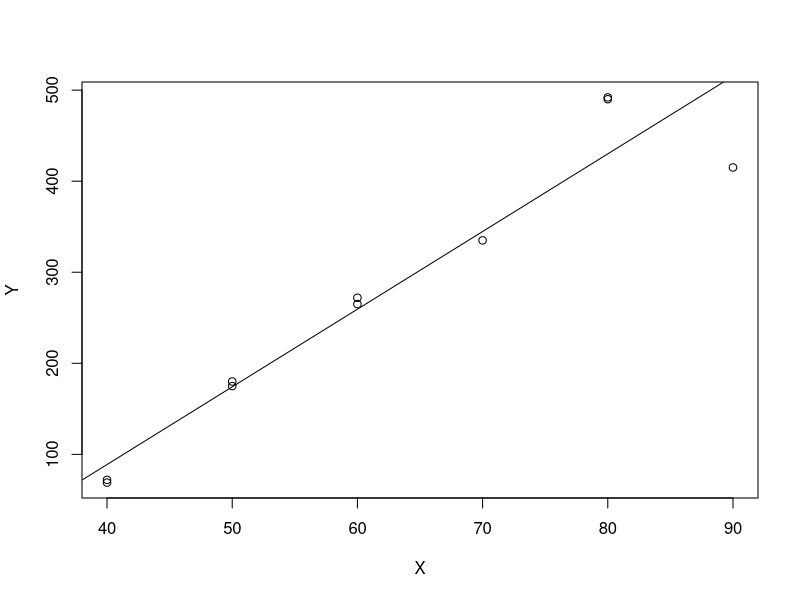
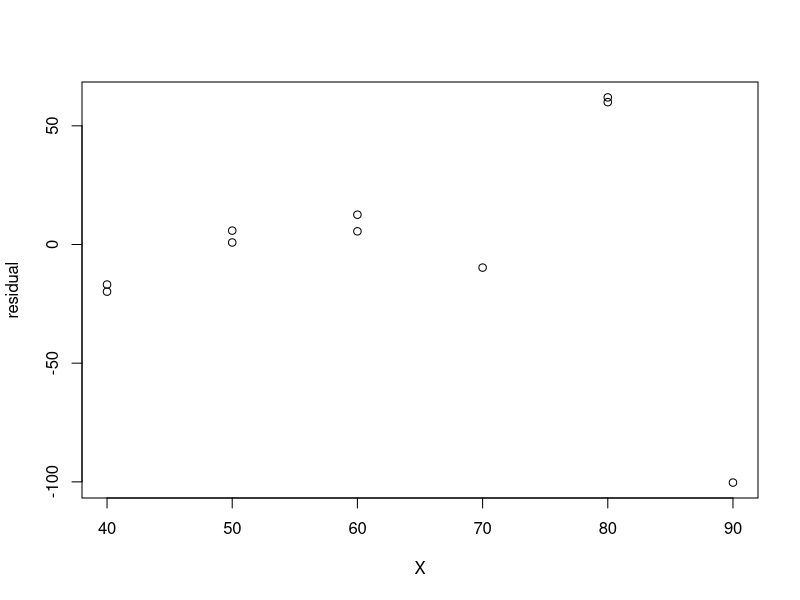

Reproduce these figures in R, in order.
## ---- chunk 1
knitr::opts_chunk$set(echo = TRUE)
## ---- chunk 2
X <- c(40,50,60,70,80,90,40,60,80,50)
Y <- c(69,175,272,335,490,415,72,265,492,180)
## ---- chunk 3
slr <- lm(Y~X)
# Display basic information of this model
slr
## ---- chunk 4
# Plot data
plot(X,Y)
# Plot best fit line
abline(slr)
## ---- chunk 5
# Obtain residuals
residual <- slr$res
# display the residuals value
residual
## ---- chunk 6
# Plot residual against X plot
plot(X,residual)
